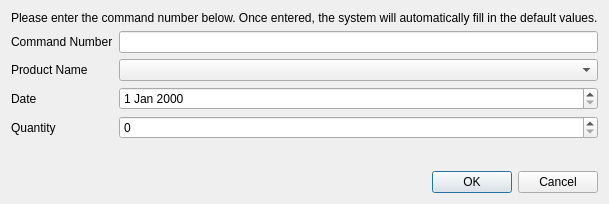
<?xml version="1.0" encoding="UTF-8"?>
<ui version="4.0">
 <class>UpdateCommandDialog</class>
 <widget class="QDialog" name="UpdateCommandDialog">
  <property name="geometry">
   <rect>
    <x>0</x>
    <y>0</y>
    <width>408</width>
    <height>204</height>
   </rect>
  </property>
  <property name="windowTitle">
   <string>Dialog</string>
  </property>
  <layout class="QVBoxLayout" name="verticalLayout">
   <item>
    <layout class="QFormLayout" name="formLayout">
     <item row="2" column="0">
      <widget class="QLabel" name="label">
       <property name="text">
        <string>Command Number</string>
       </property>
      </widget>
     </item>
     <item row="3" column="0">
      <widget class="QLabel" name="label_2">
       <property name="text">
        <string>Product Name</string>
       </property>
      </widget>
     </item>
     <item row="4" column="0">
      <widget class="QLabel" name="label_3">
       <property name="text">
        <string>Date</string>
       </property>
      </widget>
     </item>
     <item row="5" column="0">
      <widget class="QLabel" name="label_4">
       <property name="text">
        <string>Quantity</string>
       </property>
      </widget>
     </item>
     <item row="2" column="1">
      <widget class="QLineEdit" name="lineEditCommandNumber"/>
     </item>
     <item row="4" column="1">
      <widget class="QDateEdit" name="dateEdit"/>
     </item>
     <item row="5" column="1">
      <widget class="QSpinBox" name="spinBoxQuantity"/>
     </item>
     <item row="0" column="0" colspan="2">
      <widget class="QLabel" name="label_5">
       <property name="text">
        <string>Please enter the command number below. Once entered, the system will automatically fill in the default values.</string>
       </property>
      </widget>
     </item>
     <item row="3" column="1">
      <widget class="QComboBox" name="comboBox"/>
     </item>
    </layout>
   </item>
   <item>
    <widget class="QDialogButtonBox" name="buttonBox">
     <property name="orientation">
      <enum>Qt::Horizontal</enum>
     </property>
     <property name="standardButtons">
      <set>QDialogButtonBox::Cancel|QDialogButtonBox::Ok</set>
     </property>
    </widget>
   </item>
  </layout>
 </widget>
 <resources/>
 <connections>
  <connection>
   <sender>buttonBox</sender>
   <signal>accepted()</signal>
   <receiver>UpdateCommandDialog</receiver>
   <slot>accept()</slot>
   <hints>
    <hint type="sourcelabel">
     <x>248</x>
     <y>254</y>
    </hint>
    <hint type="destinationlabel">
     <x>157</x>
     <y>274</y>
    </hint>
   </hints>
  </connection>
  <connection>
   <sender>buttonBox</sender>
   <signal>rejected()</signal>
   <receiver>UpdateCommandDialog</receiver>
   <slot>reject()</slot>
   <hints>
    <hint type="sourcelabel">
     <x>316</x>
     <y>260</y>
    </hint>
    <hint type="destinationlabel">
     <x>286</x>
     <y>274</y>
    </hint>
   </hints>
  </connection>
 </connections>
</ui>
